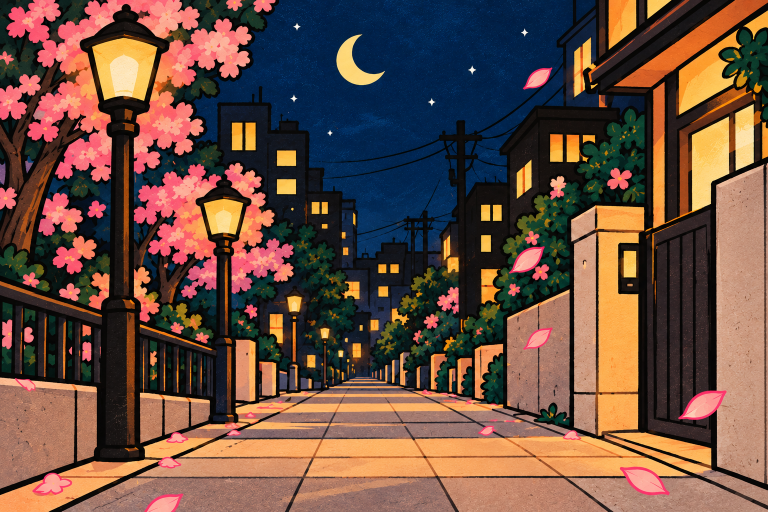
#> input picture assets_v4/c4b1p1-background.png, 1536 x 1024 px, found by its file name (shown at 1/2 size)
$ python audit_lighting.py
#> lines starting #> are read from the running program, lines starting #| are printed output that depends on the picture; after the words box and inside, x2 and y2 are one past the last pixel; in counts of white or black regions, pixels touching at a corner belong together
import os
import json
import cv2
import numpy as np

panels = [
    ("c4b1p1", "textures/chapters/4/c4b1p1-background.png", "textures/chapters/4/c4b1p1-foreground.png", "textures/chapters/4/c4b1p1-night-walk-rear.png"),
    ("c4b1p2", "textures/chapters/4/c4b1p2-background.png", "textures/chapters/4/c4b1p2-foreground.png", "textures/chapters/4/c4b1p2-night-walk-front.png"),
    ("c4b2p1", "textures/chapters/4/c4b2p1-background.png", "textures/chapters/4/c4b2p1-foreground.png", "textures/chapters/4/c4b2p1-arrive-home.png"),
    ("c4b2p2", "textures/chapters/4/c4b2p2-background.png", "textures/chapters/4/c4b2p2-foreground.png", "textures/chapters/4/c4b2p2-open-door-detail.png"),
    ("c4b2p3", "textures/chapters/4/c4b2p3-background.png", "textures/chapters/4/c4b2p3-foreground.png", "textures/chapters/4/c4b2p3-set-down-bag.png"),
    ("c4b3p1", "textures/chapters/4/c4b3p1-background-night.png", "textures/chapters/4/c4b3p1-foreground.png", "textures/chapters/4/c4b3p1-settle-at-desk.png"),
    ("c4b3p2", "textures/chapters/4/c4b3p2-background-night.png", "textures/chapters/4/c4b3p2-foreground.png", "textures/chapters/4/c4b3p2-open-macbook-correct.png"),
    ("c4b4p1", "textures/chapters/4/c4b4p1-background.png", None, "textures/chapters/4/c4b4p1-golden-mark.png"),
    ("c4b4p2", "textures/chapters/4/c4b4p2-background.png", None, "textures/chapters/4/c4b4p2-petals-from-screen.png"),
    ("c4b4p3", "textures/chapters/4/c4b4p3-background.png", "textures/chapters/4/c4b4p3-foreground.png", "textures/chapters/4/c4b4p3-tifa-curious.png"),
    ("c4b5p1", "textures/chapters/4/c4b5p1-background.png", None, "textures/chapters/4/c4b5p1-cake-emerges.png"),
    ("c4b5p2", "textures/chapters/4/c4b5p2-background.png", "textures/chapters/4/c4b5p2-foreground.png", "textures/chapters/4/c4b5p2-delighted-reaction.png"),
    ("c4b6p1", "textures/chapters/4/c4b6p1-background.png", None, "textures/chapters/4/c4b6p1-cake-hero.png"),
    ("c4b7p1", "textures/chapters/4/c4b7p1-background.png", "textures/chapters/4/c4b7p1-foreground.png", "textures/chapters/4/c4b7p1-friends-surprise.png"),
    ("c4b7p2", "textures/chapters/4/c4b7p2-background.png", None, "textures/chapters/4/c4b7p2-tifa-emotional.png"),
    ("c4b7p3", "textures/chapters/4/c4b7p3-background.png", "textures/chapters/4/c4b7p3-foreground.png", "textures/chapters/4/c4b7p3-friends-cake.png"),
    ("c4b8p1", "textures/chapters/4/c4b8p1-background.png", "textures/chapters/4/c4b8p1-foreground.png", "textures/chapters/4/c4b8p1-keepsake.png")
]

light_audit = {}
contact_thumbs = []

for pid, bg_p, fg_p, comp_p in panels:
    target_img_p = comp_p if os.path.exists(comp_p) else bg_p
    img = cv2.imread(target_img_p)
#> img is the input picture: shape (1024, 1536, 3); mean B, G, R 65.7, 78.8, 107.7
    if img is None:
        continue
    h, w, _ = img.shape
#> h = 1024; w = 1536
    # Compute luminance Y in YCrCb or standard formula
    gray = cv2.cvtColor(img, cv2.COLOR_BGR2GRAY) / 255.0
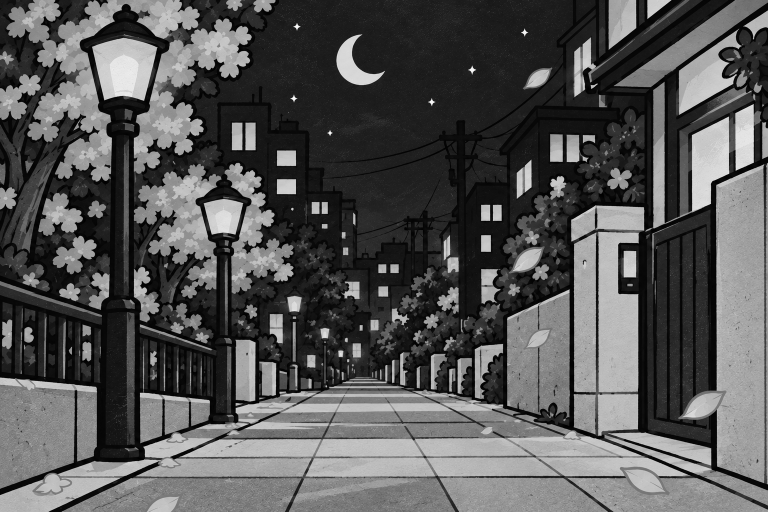
#> gray: shape (1024, 1536) float64 (shown at 1/2 size); min 0, max 0.996, mean 0.337
    mean_lum = float(np.mean(gray))
#> mean_lum = 0.337
    std_lum = float(np.std(gray))
#> std_lum = 0.272

    # Face region (approx center-top for character panels)
    face_region = gray[int(h*0.2):int(h*0.45), int(w*0.35):int(w*0.65)]
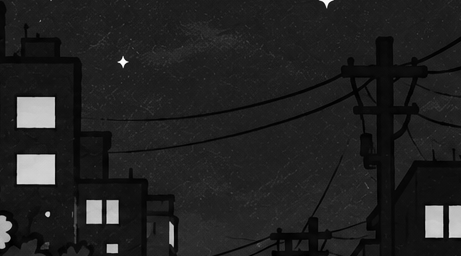
#> face_region: shape (256, 461) float64; min 0, max 0.988, mean 0.132
    face_lum = float(np.mean(face_region))
#> face_lum = 0.132

    # Window / sky region (approx top 30%)
    top_region = gray[0:int(h*0.3), 0:int(w*0.4)]
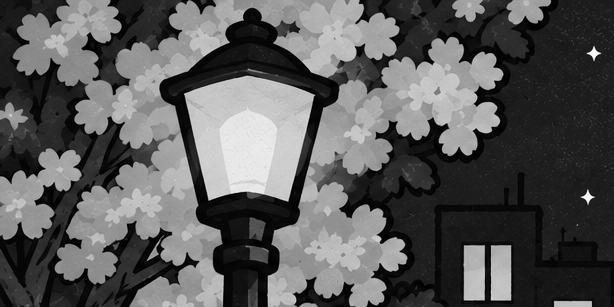
#> top_region: shape (307, 614) float64; min 0, max 0.992, mean 0.352
    top_lum = float(np.mean(top_region))
#> top_lum = 0.352

    # Dominant Hue in HSV
    hsv = cv2.cvtColor(img, cv2.COLOR_BGR2HSV)
#> hsv: shape (1024, 1536, 3); mean H, S, V 52.4, 143.5, 121.9
    # Filter out near black / white
    sat_mask = (hsv[:, :, 1] > 40) & (hsv[:, :, 2] > 30)
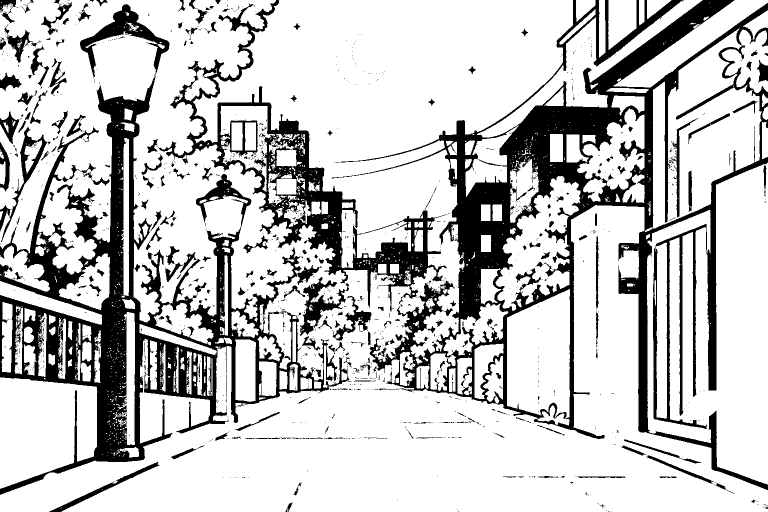
#> sat_mask: shape (1024, 1536) bool (shown at 1/2 size); 77.8% white; 1476 black regions (1247 under 20 px), largest, box (x1, y1, x2, y2) and area: (663, 0, 1536, 980) 144049, (0, 149, 699, 990) 112600, (315, 0, 893, 623) 43099
    if np.any(sat_mask):
        median_hue = float(np.median(hsv[:, :, 0][sat_mask]) * 2) # 0-360
#> median_hue = 32
    else:
        median_hue = 0.0

    # Check if window/sky reads as night vs dusk/day
    # In HSV: Blue/navy is hue ~210-240, orange/sunset is ~15-35
    is_dusk_daylight = False
    notes = []

    if pid == "c4b5p1":
        # Check window in c4b5p1
        # Top-left corner
        win_crop = img[0:int(h*0.4), 0:int(w*0.3)]
        win_hsv = cv2.cvtColor(win_crop, cv2.COLOR_BGR2HSV)
        orange_mask = (win_hsv[:, :, 0] >= 10) & (win_hsv[:, :, 0] <= 30) & (win_hsv[:, :, 1] > 100) & (win_hsv[:, :, 2] > 150)
        if np.mean(orange_mask) > 0.15:
            is_dusk_daylight = True
            notes.append("Dusk/sunset orange sky detected in window")

    if pid == "c4b5p2":
        # Window on left has stars or pink dusk?
        win_crop = img[0:int(h*0.45), 0:int(w*0.35)]
        win_gray = cv2.cvtColor(win_crop, cv2.COLOR_BGR2GRAY) / 255.0
        if np.mean(win_gray) > 0.40:
            notes.append("Window region is brighter than night spec")

    if pid == "c4b2p2":
        # Door crack
        crack = img[int(h*0.1):int(h*0.9), 0:int(w*0.25)]
        crack_gray = cv2.cvtColor(crack, cv2.COLOR_BGR2GRAY) / 255.0
        if np.mean(crack_gray) > 0.45:
            notes.append("Door opening shows bright ground/exterior")

    light_audit[pid] = {
        "file": target_img_p,
        "mean_luminance": round(mean_lum, 3),
        "std_luminance": round(std_lum, 3),
        "face_region_luminance": round(face_lum, 3),
        "top_window_luminance": round(top_lum, 3),
        "dominant_hue_deg": round(median_hue, 1),
        "notes": notes
    }

    # Resize for contact sheet (thumb 240x160)
    thumb = cv2.resize(img, (240, 160))
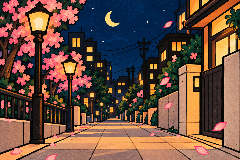
#> thumb: shape (160, 240, 3); mean B, G, R 65.8, 79.2, 108.2
    cv2.putText(thumb, pid, (10, 25), cv2.FONT_HERSHEY_SIMPLEX, 0.7, (255, 255, 255), 2, cv2.LINE_AA)
    cv2.putText(thumb, f"L:{round(mean_lum,2)} H:{int(median_hue)}", (10, 145), cv2.FONT_HERSHEY_SIMPLEX, 0.5, (255, 255, 255), 1, cv2.LINE_AA)
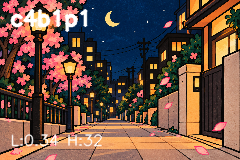
#> thumb: shape (160, 240, 3); mean B, G, R 69.7, 82.4, 110.3
    contact_thumbs.append(thumb)
#> pass 2 of the loop `for pid, bg_p, fg_p, comp_p in panels:`:
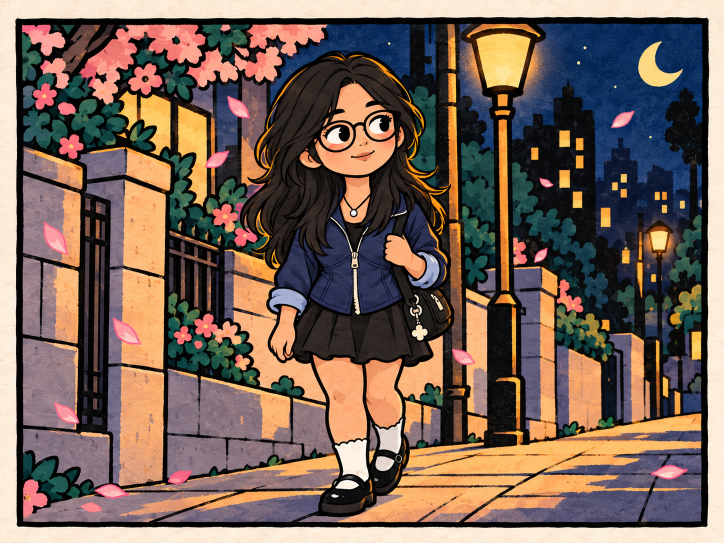
#> input picture assets_v6/c4b1p2-night-walk-front.png, 1448 x 1086 px, found by its file name (shown at 1/2 size)
#> img is the input picture: shape (1086, 1448, 3); mean B, G, R 88.5, 99.5, 119.4
#> gray: shape (1086, 1448) float64
#> mean_lum = 0.409
#> std_lum = 0.32
#> face_region: shape (271, 435) float64
#> face_lum = 0.26
#> top_region: shape (325, 579) float64
#> top_lum = 0.442
#> hsv: shape (1086, 1448, 3); mean H, S, V 60.8, 104.4, 130.3
#> `sat_mask = (hsv[:, :, 1] > 40) & (hsv[:, :, 2] > 30)`:
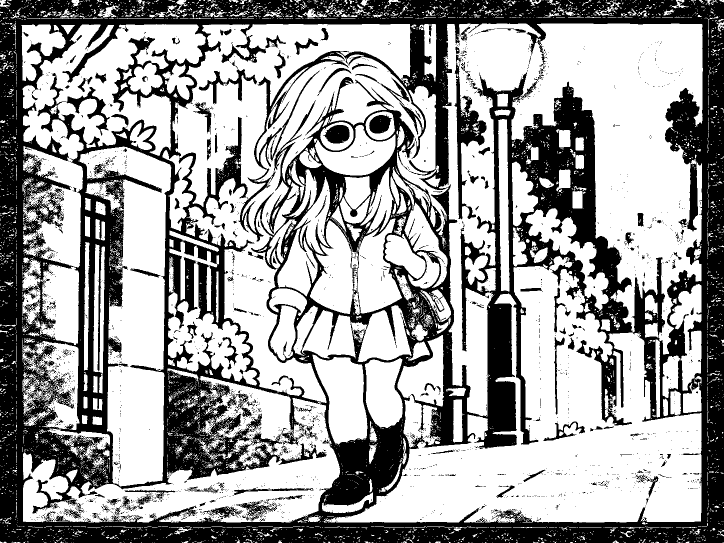
#> sat_mask: shape (1086, 1448) bool (shown at 1/2 size); 62.4% white; 2916 black regions (2718 under 20 px), largest, box (x1, y1, x2, y2) and area: (0, 0, 1448, 1086) 550066, (908, 109, 973, 439) 5438, (397, 123, 514, 208) 1748
#> median_hue = 38
#> `cv2.putText(thumb, f"L:{round(mean_lum,2)} H:{int(median_hue)}", (10, ..`:
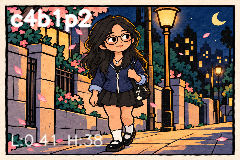
#> thumb: shape (160, 240, 3); mean B, G, R 92.6, 103.3, 122.2
#> pass 3 of the loop `for pid, bg_p, fg_p, comp_p in panels:`:
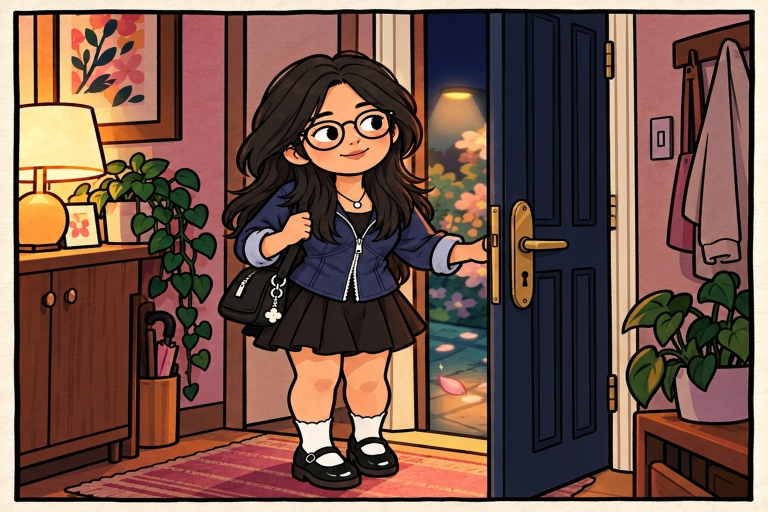
#> input picture assets_v4/c4b2p1-background.png, 1536 x 1024 px, found by its file name (shown at 1/2 size)
#> img is the input picture: shape (1024, 1536, 3); mean B, G, R 72.9, 83.9, 114.5
#> gray: shape (1024, 1536) float64
#> mean_lum = 0.36
#> std_lum = 0.293
#> face_region: shape (256, 461) float64
#> face_lum = 0.336
#> top_region: shape (307, 614) float64
#> top_lum = 0.491
#> hsv: shape (1024, 1536, 3); mean H, S, V 44.6, 127, 119.3
#> `sat_mask = (hsv[:, :, 1] > 40) & (hsv[:, :, 2] > 30)`:
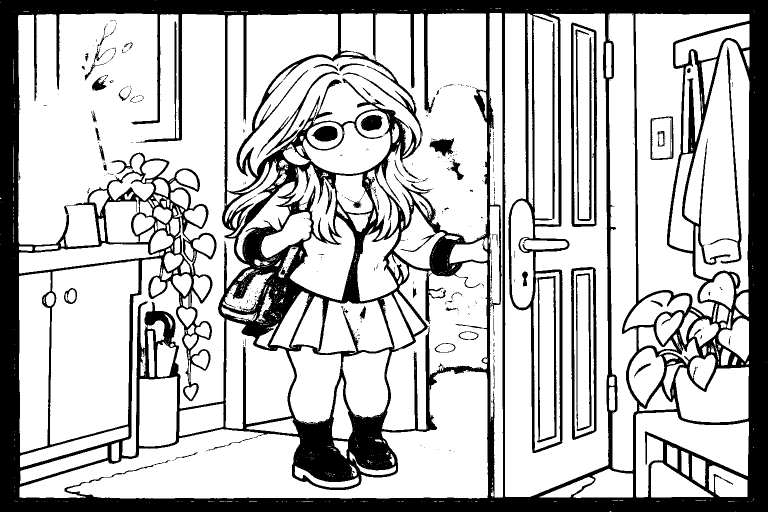
#> sat_mask: shape (1024, 1536) bool (shown at 1/2 size); 74.1% white; 422 black regions (350 under 20 px), largest, box (x1, y1, x2, y2) and area: (0, 0, 1536, 1024) 374839, (1142, 45, 1194, 454) 4631, (1142, 534, 1193, 880) 4010
#> median_hue = 24
#> `cv2.putText(thumb, f"L:{round(mean_lum,2)} H:{int(median_hue)}", (10, ..`:
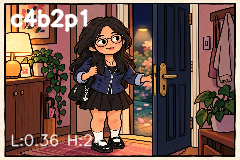
#> thumb: shape (160, 240, 3); mean B, G, R 76.5, 87.2, 116.3
#> the loop made 17 passes; the first 3 are shown

# Build contact sheet (3 rows x 6 cols grid, 18 slots)
grid_rows = []
#> grid_rows = []
for r in range(3):
    row_imgs = []
    for c in range(6):
        idx = r * 6 + c
        if idx < len(contact_thumbs):
            row_imgs.append(contact_thumbs[idx])
        else:
            row_imgs.append(np.zeros((160, 240, 3), dtype=np.uint8))
    grid_rows.append(np.hstack(row_imgs))

contact_sheet = np.vstack(grid_rows)
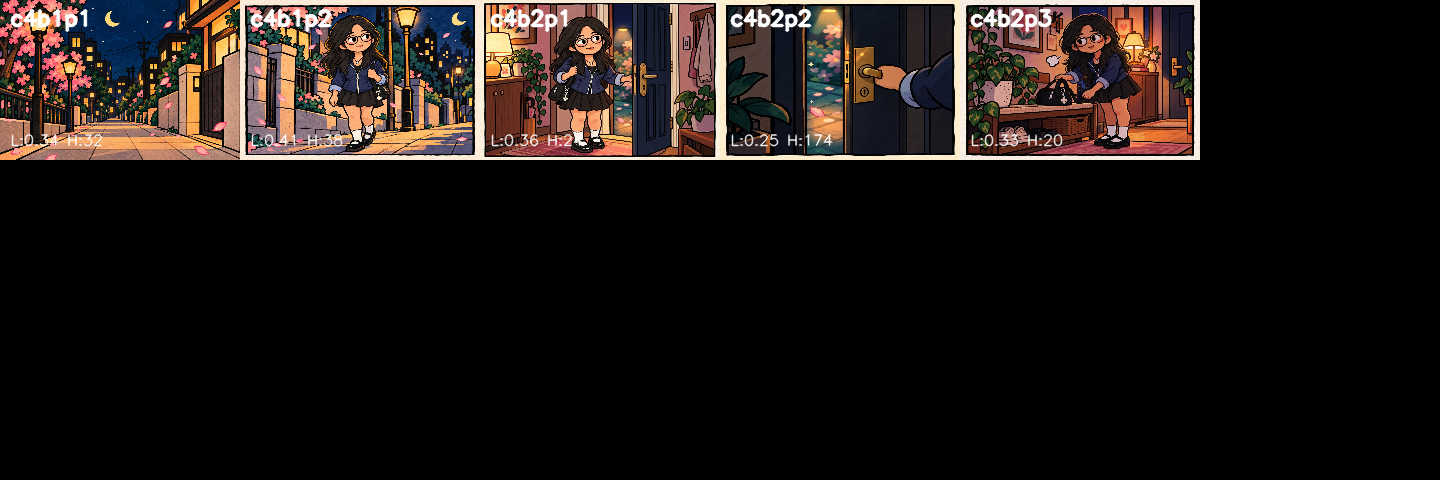
#> contact_sheet: shape (480, 1440, 3); mean of channels 0, 1, 2 20.7, 23.3, 29.8; drawn as B, G, R
cv2.imwrite('continuity_evidence/contact_sheet_ch4.png', contact_sheet)

with open('light_audit.json', 'w', encoding='utf-8') as f:
    json.dump(light_audit, f, indent=2)

print("Saved light_audit.json and continuity_evidence/contact_sheet_ch4.png")
